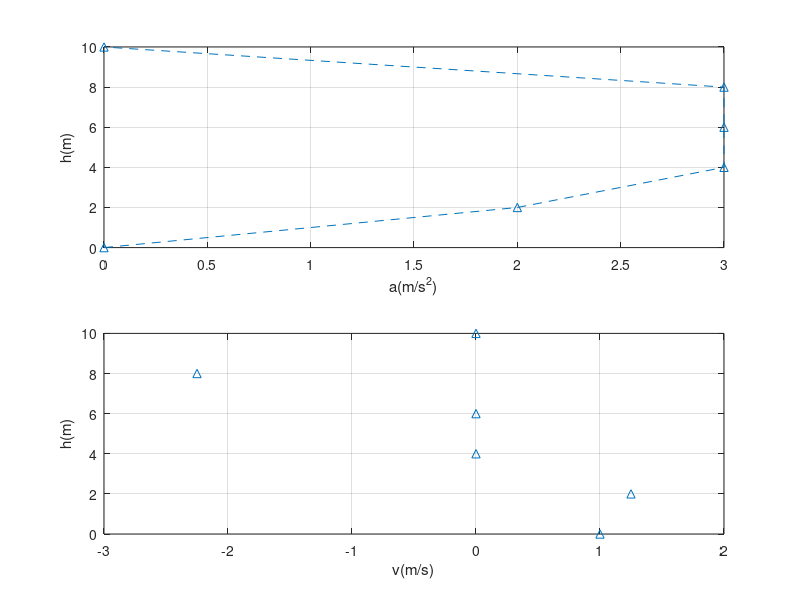

Write MATLAB code to recreate this figure.
%% Dynamic Programming
clc; clear all; close all;

% Define IC
h_init = 0 ; % h: height
v_init = 0 ;% v: velocity
% Final state
h_final = 10;
v_final = 0;
% Boundary condition
h_min = 0;
h_max = 10; N_h=5;
v_min = 0 ;
v_max = 3; N_v=3;
% Create state array
Hd = h_min : (h_max - h_min)/N_h: h_max;
Vd = v_min: (v_max - v_min)/N_v : v_max;
% Input constraint, input is the system acceleration
u_min = -3; u_max = 2;
% Define cost to go matrix
J_costtogo = zeros(N_h + 1, N_v + 1);
% Define input acceleration matrix
Input_acc = zeros(N_h + 1, N_v + 1);

%%%%%%%%%%%%%%%% From 10m to 8m %%%%%%%%%%%%%%%%%
v_avg = 0.5 * (v_final + Vd);% Calculate average speed
T_delta = (h_max - h_min)./(N_h * v_avg); % Calculate travel time, this is the cost
acc = (v_final - Vd)./T_delta; % Calculate acceleration
J_temp = T_delta; % Assign delta T to cost to go
[acc_x,acc_y] = find(acc < u_min | acc > u_max);% Find which acc is over the limit
Ind_lin_acc = sub2ind (size(acc),acc_x,acc_y); % Find linear index
J_temp (Ind_lin_acc) = inf;% Let certain elements to infinity
J_costtogo(2,:) = J_temp; % Save to cost to go matrix
Input_acc (2,:) = acc;% Save to acceleration matrix

%%%%%%%%%%%%%%%% From 8m to 2m %%%%%%%%%%%%%%%%%
for k = 3 : 1 : N_h
    [Vd_x, Vd_y] = meshgrid(Vd , Vd); % Prepare the matrix
    v_avg = 0.5 * (Vd_x + Vd_y); % Calculate average time
    T_delta = (h_max - h_min)./(N_h * v_avg); % Calculate travel time, this is the cost
    acc = (Vd_y - Vd_x)./T_delta; % Calculate acceleration
    J_temp = T_delta; % Assign delta T to cost to go
    [acc_x, acc_y] = find(acc < u_min | acc > u_max);% Find which acc is over the limit
    Ind_lin_acc = sub2ind (size(acc),acc_x,acc_y); % Find linear index
    J_temp (Ind_lin_acc) = inf; % Let certain elements to infinity
    %%%%%%% Very Important Step! %%%%%%%%%%%%%%%%%%%
    J_temp = J_temp + meshgrid(J_costtogo(k-1,:))';% Add last cost to go
    [J_costtogo(k,:), l] = min(J_temp) % Save to cost to go matrix
    Ind_lin_acc = sub2ind (size(J_temp), l, 1:length(l));% Find linear index
    Input_acc (k,:) = acc(Ind_lin_acc) ;% Save to acceleration matrix
end

%%%%%%%%%%%%%%%% From 2m to 0m %%%%%%%%%%%%%%%%%
v_avg = 0.5 * (Vd + v_init); % Calculate average time
T_delta = (h_max - h_min)./(N_h * v_avg); % Calculate travel time, this is the cost
acc = (Vd - v_init)./T_delta; % Calculate acceleration
J_temp = T_delta; % Assign delta T to cost to go
[acc_x, acc_y] = find(acc < u_min | acc > u_max); % Find which acc is over the limit
Ind_lin_acc = sub2ind (size(acc),acc_x,acc_y); % Fine linear index
J_temp (Ind_lin_acc) = inf; % Let certain elements to infitiy

%%%%%%% Very Important Step! %%%%%%%%%%%%%%%%%%%
J_temp = J_temp + J_costtogo(N_h,:);% Add last cost to go
[J_costtogo(N_h+1,1), l] = min(J_temp)% Save to cost to go matrix
Ind_lin_acc = sub2ind (size(J_temp), l);% Find linear index
Input_acc (N_h+1,1) = acc(Ind_lin_acc)% Save to acceleration matrix

%%%%%%%%%%%%%% Plot %%%%%%%%%%%%%%%%%%%%
h_plot_init = 0; % Initial height
v_plot_init = 0; % Initial velocity
acc_plot = zeros(length(Hd),1); % Define acc plot array
v_plot = zeros(length(Hd),1);% Define velocity plot array
h_plot = zeros(length(Hd),1);% Define height plot array
h_plot (1) = h_plot_init; % First value
v_plot (1) = v_plot_init; % First value

for k = 1 : 1 : N_h
    [min_h,h_plot_index] = min(abs(h_plot(k) - Hd)); % Table look up
    [min_v,v_plot_index] = min(abs(v_plot(k) - Vd)); % Table look up
    acc_index = sub2ind(size(Input_acc), N_h+2-h_plot_index, v_plot_index); % Find control input /acceleration
    acc_plot (k) = Input_acc(acc_index); % Save acceleration to the matrix
    v_plot (k + 1) = sqrt((2 * (h_max - h_min)/N_h * acc_plot(k))+ v_plot (k)^2); % Calculate speed and height
    h_plot (k + 1) = h_plot(k) + (h_max - h_min)/N_h;
end

% Plot
subplot(2,1,1);
plot(v_plot,h_plot,'--^'),grid on;
ylabel('h(m)');
xlabel('a(m/s^2)');
subplot(2,1,2);
plot(acc_plot,h_plot,'^'),grid on;
ylabel('h(m)');
xlabel('v(m/s)'); 
%   作者：DR_CAN https://www.bilibili.com/read/cv20060597?spm_id_from=333.999.0.0 出处：bilibili